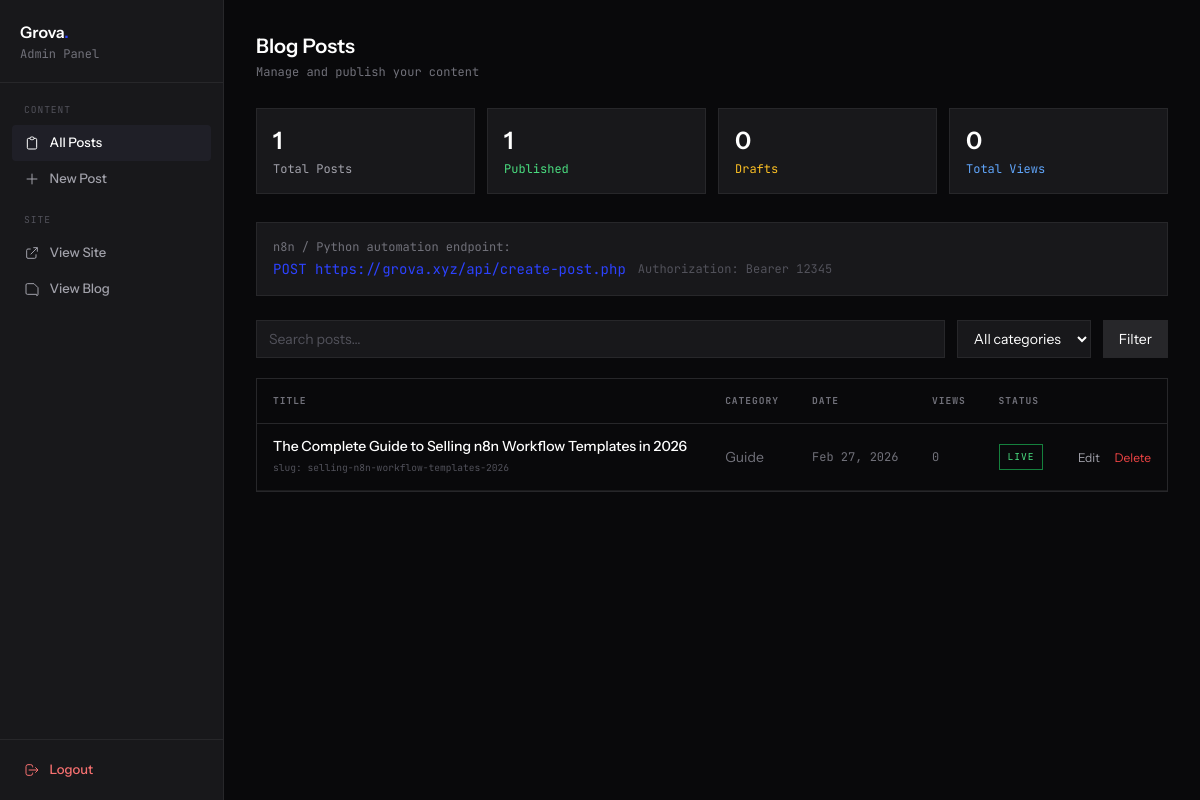
/admin.php (signed in), run on the app's committed database.
### tables this page shows
CREATE TABLE IF NOT EXISTS posts (
  id             INT UNSIGNED    NOT NULL AUTO_INCREMENT,
  title          VARCHAR(255)    NOT NULL,
  slug           VARCHAR(255)    NOT NULL,
  excerpt        TEXT,
  content        LONGTEXT,
  meta_title     VARCHAR(255)    DEFAULT NULL,
  meta_desc      VARCHAR(320)    DEFAULT NULL,
  category       VARCHAR(100)    NOT NULL DEFAULT 'Article',
  tags           JSON            DEFAULT NULL,
  featured_image VARCHAR(500)    DEFAULT NULL,
  read_time      TINYINT UNSIGNED DEFAULT 5,
  published      TINYINT(1)      NOT NULL DEFAULT 0,
  views          INT UNSIGNED    NOT NULL DEFAULT 0,
  schema_type    VARCHAR(50)     NOT NULL DEFAULT 'Article',
  created_at     TIMESTAMP       NOT NULL DEFAULT CURRENT_TIMESTAMP,
  updated_at     TIMESTAMP       NOT NULL DEFAULT CURRENT_TIMESTAMP ON UPDATE CURRENT_TIMESTAMP,

  PRIMARY KEY (id),
  UNIQUE  KEY uk_slug        (slug),
  INDEX   idx_published      (published),
  INDEX   idx_category       (category),
  INDEX   idx_created        (created_at),
  INDEX   idx_pub_cat        (published, category),
  FULLTEXT idx_search        (title, excerpt)

);

### config.php (called while the page is built, shortened)
<?php
function db(): PDO {
    static $pdo;
    if (!$pdo) $pdo = new PDO(
        'mysql:host='.DB_HOST.';port='.DB_PORT.';dbname='.DB_NAME.';charset=utf8mb4',
        DB_USER, DB_PASS,
        [PDO::ATTR_ERRMODE=>PDO::ERRMODE_EXCEPTION,
         PDO::ATTR_DEFAULT_FETCH_MODE=>PDO::FETCH_ASSOC,
         PDO::ATTR_EMULATE_PREPARES=>false]
    );
    return $pdo;
}
function e(string $s): string { return htmlspecialchars($s,ENT_QUOTES|ENT_SUBSTITUTE,'UTF-8'); }
?><!DOCTYPE html>

### admin.php (the view, shortened to what this page needs)
<?php
require_once __DIR__.'/config.php';
$msg=''; $msgType='success';
$posts = $stats = [];
if (!empty($_SESSION['admin'])) {
    $search = trim($_GET['q']??'');
    $where = []; $params = [];
    $sql = 'SELECT * FROM posts'.($where?' WHERE '.implode(' AND ',$where):'').' ORDER BY created_at DESC';
    $s = db()->prepare($sql); $s->execute($params);
    $posts = $s->fetchAll();
    $stats = db()->query('SELECT COUNT(*) total, SUM(published) live, SUM(1-published) drafts, SUM(views) views FROM posts')->fetch();
}
?>
<!DOCTYPE html>
<html lang="en">
<head>
<script src="https://cdn.tailwindcss.com"></script>
</head>
<body class="bg-zinc-950 text-zinc-100 min-h-screen">
<?php if (empty($_SESSION['admin'])): ?>
<div class="min-h-screen flex items-center justify-center px-5">
  <div class="w-full max-w-sm">
    <p class="font-mono text-xs text-zinc-500 uppercase tracking-widest mb-8">Grova · Admin</p>
    <?php if($msg): ?><p class="text-red-400 text-sm mb-4"><?=e($msg)?></p><?php endif; ?>
    <form method="POST" class="space-y-3">
      <input name="password" type="password" placeholder="Password" autofocus
        class="w-full bg-zinc-900 border border-zinc-800 px-4 py-3 text-sm text-white placeholder-zinc-600"/>
      <button type="submit" class="w-full bg-[#2C42FF] text-white font-semibold text-sm py-3 hover:opacity-90 transition-opacity">Sign In</button>
    </form>
  </div>
</div>
<?php else: ?>
<div class="flex">
  <aside class="hidden lg:flex flex-col w-56 bg-zinc-900 border-r border-zinc-800 fixed h-screen overflow-y-auto shrink-0">
    <div class="p-5 border-b border-zinc-800">
      <a href="/index.php" target="_blank" class="font-semibold text-base text-white">Grova<span class="text-[#2C42FF]">.</span></a>
      <p class="text-xs text-zinc-500 mt-0.5 font-mono">Admin Panel</p>
    </div>
    <nav class="p-3 flex-1">
      <p class="font-mono text-[.6rem] text-zinc-600 uppercase tracking-widest px-3 mb-2 mt-2">Content</p>
      <a href="/admin.php" class="sidebar-link <?=!isset($_GET['edit'])&&!isset($_GET['new'])?'active':''?>">
        <svg class="w-4 h-4" fill="none" stroke="currentColor" stroke-width="1.5" viewBox="0 0 24 24"><path d="M9 5H7a2 2 0 00-2 2v12a2 2 0 002 2h10a2 2 0 002-2V7a2 2 0 00-2-2h-2M9 5a2 2 0 002 2h2a2 2 0 002-2M9 5a2 2 0 012-2h2a2 2 0 012 2"/></svg>
        All Posts
      </a>
      <a href="/admin.php?new=1" class="sidebar-link <?=isset($_GET['new'])?'active':''?>">
        <svg class="w-4 h-4" fill="none" stroke="currentColor" stroke-width="1.5" viewBox="0 0 24 24"><path d="M12 4v16M4 12h16"/></svg>
        New Post
      </a>
      <p class="font-mono text-[.6rem] text-zinc-600 uppercase tracking-widest px-3 mb-2 mt-4">Site</p>
      <a href="/index.php" target="_blank" class="sidebar-link">
        <svg class="w-4 h-4" fill="none" stroke="currentColor" stroke-width="1.5" viewBox="0 0 24 24"><path d="M10 6H6a2 2 0 00-2 2v10a2 2 0 002 2h10a2 2 0 002-2v-4M14 4h6m0 0v6m0-6L10 14"/></svg>
        View Site
      </a>
      <a href="/blog.php" target="_blank" class="sidebar-link">
        <svg class="w-4 h-4" fill="none" stroke="currentColor" stroke-width="1.5" viewBox="0 0 24 24"><path d="M19 20H5a2 2 0 01-2-2V6a2 2 0 012-2h10l6 6v10a2 2 0 01-2 2z"/></svg>
        View Blog
      </a>
    </nav>
    <div class="p-3 border-t border-zinc-800">
      <a href="?logout=1" class="sidebar-link text-red-400 hover:text-red-300">
        <svg class="w-4 h-4" fill="none" stroke="currentColor" stroke-width="1.5" viewBox="0 0 24 24"><path d="M17 16l4-4m0 0l-4-4m4 4H7m6 4v1a3 3 0 01-3 3H6a3 3 0 01-3-3V7a3 3 0 013-3h4a3 3 0 013 3v1"/></svg>
        Logout
      </a>
    </div>
  </aside>
  <main class="lg:ml-56 flex-1 p-5 lg:p-8 min-h-screen">
    <?php if (!isset($_GET['new']) && !isset($_GET['edit'])): ?>
    <div class="mb-7">
      <h1 class="text-xl font-semibold text-white mb-1">Blog Posts</h1>
      <p class="text-xs text-zinc-500 font-mono">Manage and publish your content</p>
    </div>
    <div class="grid grid-cols-2 lg:grid-cols-4 gap-3 mb-7">
      <?php foreach([
        ['Total Posts',$stats['total']??0,'#a1a1aa'],
        ['Published',$stats['live']??0,'#4ade80'],
        ['Drafts',$stats['drafts']??0,'#fbbf24'],
        ['Total Views',number_format($stats['views']??0),'#60a5fa'],
      ] as [$l,$v,$c]): ?>
      <div class="bg-zinc-900 border border-zinc-800 p-4">
        <div class="text-2xl font-semibold text-white"><?=$v?></div>
        <div class="text-xs mt-1 font-mono" style="color:<?=$c?>"><?=$l?></div>
      </div>
      <?php endforeach; ?>
    </div>
    <div class="bg-zinc-900 border border-zinc-800 p-4 mb-6">
      <p class="font-mono text-xs text-zinc-500 mb-1">n8n / Python automation endpoint:</p>
      <div class="flex flex-wrap gap-3 items-center">
        <code class="text-[#2C42FF] text-sm">POST <?=SITE_URL?>/api/create-post.php</code>
        <span class="font-mono text-xs text-zinc-600">Authorization: Bearer <?=API_SECRET?></span>
      </div>
    </div>
    <form method="GET" class="flex flex-wrap gap-3 mb-5">
      <input name="q" type="search" value="<?=e($search)?>" placeholder="Search posts…"
        class="bg-zinc-900 border border-zinc-800 text-white placeholder-zinc-600 px-3 py-2 text-sm flex-1 min-w-[180px]"/>
      <select name="fcat" class="bg-zinc-900 border border-zinc-800 text-white px-3 py-2 text-sm">
        <option value="">All categories</option>
      </select>
      <button type="submit" class="bg-zinc-800 text-white text-sm px-4 py-2 hover:bg-zinc-700 transition-colors">Filter</button>
    </form>
    <div class="border border-zinc-800 overflow-x-auto">
      <?php if(!$posts): ?>
      <div class="p-10 text-center text-zinc-500 text-sm">
        No posts found. <a href="?new=1" class="text-[#2C42FF] hover:underline">Create your first post →</a>
      </div>
      <?php else: ?>
      <table class="w-full text-sm">
        <thead class="border-b border-zinc-800">
          <tr>
            <th class="text-left px-4 py-3 font-mono text-[.6rem] text-zinc-500 uppercase tracking-widest">Title</th>
            <th class="text-left px-4 py-3 font-mono text-[.6rem] text-zinc-500 uppercase tracking-widest hidden md:table-cell">Category</th>
            <th class="text-left px-4 py-3 font-mono text-[.6rem] text-zinc-500 uppercase tracking-widest hidden lg:table-cell">Date</th>
            <th class="text-left px-4 py-3 font-mono text-[.6rem] text-zinc-500 uppercase tracking-widest hidden lg:table-cell">Views</th>
            <th class="text-left px-4 py-3 font-mono text-[.6rem] text-zinc-500 uppercase tracking-widest">Status</th>
            <th class="px-4 py-3"></th>
          </tr>
        </thead>
        <tbody>
          <?php foreach($posts as $p): ?>
          <tr class="border-b border-zinc-800/60 hover:bg-zinc-900/40 transition-colors">
            <td class="px-4 py-3">
              <a href="/post.php?slug=<?=e($p['slug'])?>" target="_blank" class="font-medium text-white hover:text-[#2C42FF] transition-colors">
                <?=e($p['title'])?>
              </a>
              <div class="font-mono text-[.6rem] text-zinc-600 mt-0.5">slug: <?=e($p['slug'])?></div>
            </td>
            <td class="px-4 py-3 text-zinc-500 hidden md:table-cell"><?=e($p['category']??'')?></td>
            <td class="px-4 py-3 text-zinc-500 font-mono text-xs hidden lg:table-cell"><?=date('M j, Y',strtotime($p['created_at']))?></td>
            <td class="px-4 py-3 text-zinc-500 font-mono text-xs hidden lg:table-cell"><?=number_format($p['views']??0)?></td>
            <td class="px-4 py-3">
              <a href="?toggle=<?=$p['id']?>" class="inline-block font-mono text-[.6rem] uppercase tracking-widest px-2 py-0.5 border transition-colors <?=$p['published']?'border-green-700 text-green-400 hover:bg-green-900/20':'border-zinc-700 text-zinc-500 hover:bg-zinc-800'?>">
                <?=$p['published']?'Live':'Draft'?>
              </a>
            </td>
            <td class="px-4 py-3 text-right whitespace-nowrap">
              <a href="?edit=<?=$p['id']?>" class="text-xs text-zinc-400 hover:text-white transition-colors mr-3">Edit</a>
              <a href="?delete=<?=$p['id']?>" onclick="return confirm('Delete \'<?=e(addslashes($p['title']))?>\'?')"
                 class="text-xs text-red-500 hover:text-red-400 transition-colors">Delete</a>
            </td>
          </tr>
          <?php endforeach; ?>
        </tbody>
      </table>
      <?php endif; ?>
    </div>
    <?php endif; ?>
  </main>
</div>
<?php endif; ?>
</body></html>

### admin.php (style rules this page uses)
* { box-sizing:border-box;margin:0;padding:0; }
body { -webkit-font-smoothing:antialiased;font-family:'Instrument Sans',system-ui,sans-serif; }
input,textarea,select { outline:none!important;transition:border-color .12s; }
.sidebar-link { display:flex;align-items:center;gap:.6rem;padding:.5rem .75rem;border-radius:4px;font-size:.82rem;font-weight:500;color:#a1a1aa;transition:background .12s,color .12s; }
.sidebar-link:hover,.sidebar-link.active { background:#1f1f27;color:#fff; }

### data on the page
posts: title "The Complete Guide to Selling n8n Workflow Templates in 2026", slug "selling-n8n-workflow-templates-2026", category "Guide", created_at "Feb 27, 2026", views "0", published "LIVE"

### other printed values
$v "1"
$l "Total Posts"
$l "Published"
$v "0"
$l "Drafts"
$l "Total Views"
SITE_URL "https://grova.xyz"
API_SECRET "12345"
